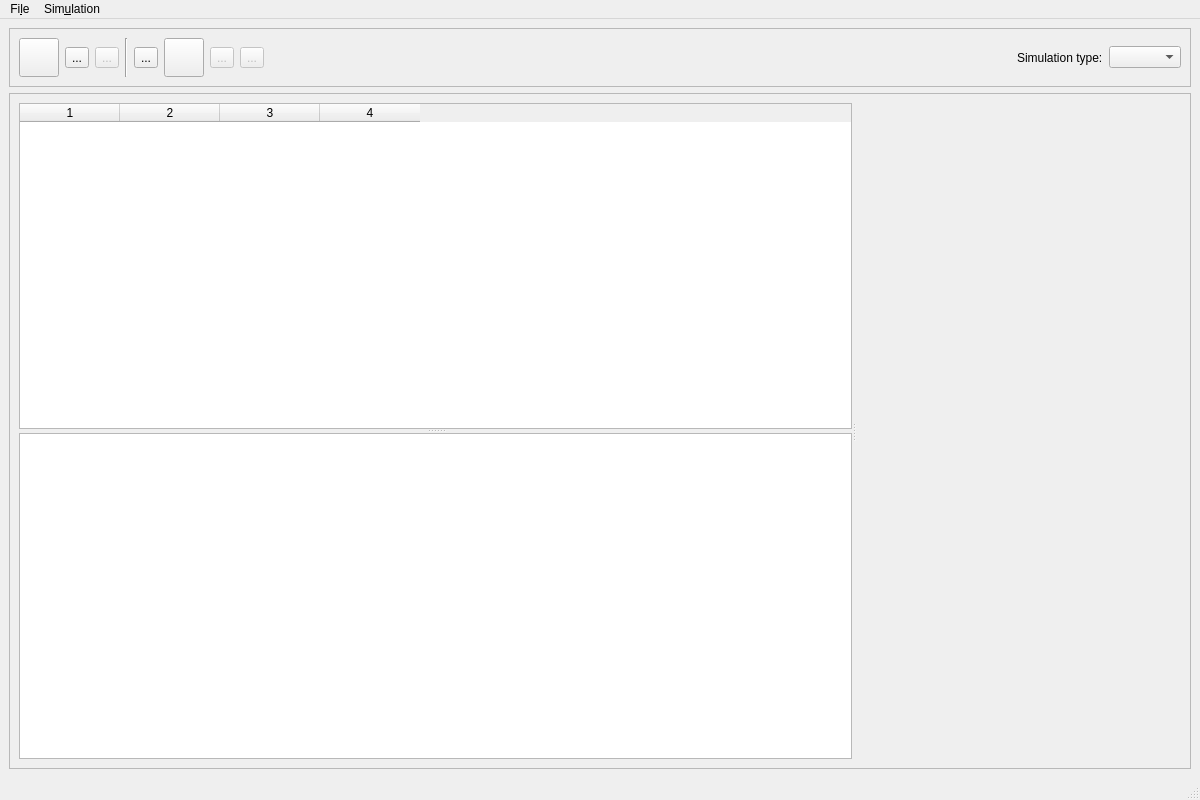
<?xml version="1.0" encoding="UTF-8"?>
<ui version="4.0">
 <class>MainWindow</class>
 <widget class="QMainWindow" name="MainWindow">
  <property name="geometry">
   <rect>
    <x>0</x>
    <y>0</y>
    <width>1200</width>
    <height>800</height>
   </rect>
  </property>
  <property name="windowTitle">
   <string>soot-dem-gui by Egor Demidov</string>
  </property>
  <widget class="QWidget" name="centralwidget">
   <layout class="QGridLayout" name="gridLayout_2">
    <item row="0" column="0">
     <layout class="QVBoxLayout" name="verticalLayout">
      <item>
       <widget class="QFrame" name="frame">
        <property name="sizePolicy">
         <sizepolicy hsizetype="Preferred" vsizetype="Fixed">
          <horstretch>0</horstretch>
          <verstretch>1</verstretch>
         </sizepolicy>
        </property>
        <property name="frameShape">
         <enum>QFrame::Shape::StyledPanel</enum>
        </property>
        <property name="frameShadow">
         <enum>QFrame::Shadow::Raised</enum>
        </property>
        <layout class="QHBoxLayout" name="horizontalLayout_2">
         <item>
          <widget class="QToolButton" name="newButton">
           <property name="toolTip">
            <string>Initialize a new simulation</string>
           </property>
           <property name="statusTip">
            <string>New Simulation</string>
           </property>
           <property name="whatsThis">
            <string/>
           </property>
           <property name="text">
            <string/>
           </property>
           <property name="icon">
            <iconset resource="icons/icons.qrc">
             <normaloff>:/icons/new.png</normaloff>:/icons/new.png</iconset>
           </property>
           <property name="iconSize">
            <size>
             <width>32</width>
             <height>32</height>
            </size>
           </property>
           <property name="shortcut">
            <string>Ctrl+N</string>
           </property>
          </widget>
         </item>
         <item>
          <widget class="QToolButton" name="openButton">
           <property name="toolTip">
            <string>Open an existing simulation</string>
           </property>
           <property name="statusTip">
            <string>Open Simulation</string>
           </property>
           <property name="text">
            <string>...</string>
           </property>
           <property name="icon">
            <iconset resource="icons/icons.qrc">
             <normaloff>:/icons/open.png</normaloff>:/icons/open.png</iconset>
           </property>
           <property name="iconSize">
            <size>
             <width>32</width>
             <height>32</height>
            </size>
           </property>
           <property name="shortcut">
            <string>Ctrl+O</string>
           </property>
          </widget>
         </item>
         <item>
          <widget class="QToolButton" name="saveButton">
           <property name="enabled">
            <bool>false</bool>
           </property>
           <property name="toolTip">
            <string>Save the simulation configuration</string>
           </property>
           <property name="statusTip">
            <string>Save Simulation</string>
           </property>
           <property name="text">
            <string>...</string>
           </property>
           <property name="icon">
            <iconset resource="icons/icons.qrc">
             <normaloff>:/icons/save.png</normaloff>:/icons/save.png</iconset>
           </property>
           <property name="iconSize">
            <size>
             <width>32</width>
             <height>32</height>
            </size>
           </property>
           <property name="shortcut">
            <string>Ctrl+S</string>
           </property>
          </widget>
         </item>
         <item>
          <widget class="Line" name="line">
           <property name="orientation">
            <enum>Qt::Orientation::Vertical</enum>
           </property>
          </widget>
         </item>
         <item>
          <widget class="QToolButton" name="playButton">
           <property name="toolTip">
            <string>Advance simulation by one step</string>
           </property>
           <property name="statusTip">
            <string>Advance Simulation One Step</string>
           </property>
           <property name="text">
            <string>...</string>
           </property>
           <property name="icon">
            <iconset resource="icons/icons.qrc">
             <normaloff>:/icons/play.png</normaloff>:/icons/play.png</iconset>
           </property>
           <property name="iconSize">
            <size>
             <width>32</width>
             <height>32</height>
            </size>
           </property>
           <property name="shortcut">
            <string>Ctrl+R</string>
           </property>
          </widget>
         </item>
         <item>
          <widget class="QToolButton" name="playAllButton">
           <property name="toolTip">
            <string>Advance simulation continuously</string>
           </property>
           <property name="statusTip">
            <string>Advance Simulation Continuously</string>
           </property>
           <property name="text">
            <string/>
           </property>
           <property name="icon">
            <iconset resource="icons/icons.qrc">
             <normaloff>:/icons/play_all.png</normaloff>:/icons/play_all.png</iconset>
           </property>
           <property name="iconSize">
            <size>
             <width>32</width>
             <height>32</height>
            </size>
           </property>
           <property name="shortcut">
            <string>Ctrl+Alt+R</string>
           </property>
           <property name="toolButtonStyle">
            <enum>Qt::ToolButtonStyle::ToolButtonIconOnly</enum>
           </property>
          </widget>
         </item>
         <item>
          <widget class="QToolButton" name="pauseButton">
           <property name="enabled">
            <bool>false</bool>
           </property>
           <property name="toolTip">
            <string>Pause continuous simulation</string>
           </property>
           <property name="statusTip">
            <string>Pause Continuous Simulation</string>
           </property>
           <property name="text">
            <string>...</string>
           </property>
           <property name="icon">
            <iconset resource="icons/icons.qrc">
             <normaloff>:/icons/pause.png</normaloff>:/icons/pause.png</iconset>
           </property>
           <property name="iconSize">
            <size>
             <width>32</width>
             <height>32</height>
            </size>
           </property>
           <property name="shortcut">
            <string>Ctrl+P</string>
           </property>
          </widget>
         </item>
         <item>
          <widget class="QToolButton" name="resetButton">
           <property name="enabled">
            <bool>false</bool>
           </property>
           <property name="toolTip">
            <string>Reset simulation state</string>
           </property>
           <property name="statusTip">
            <string>Reset Simulation</string>
           </property>
           <property name="text">
            <string>...</string>
           </property>
           <property name="icon">
            <iconset resource="icons/icons.qrc">
             <normaloff>:/icons/reset.png</normaloff>:/icons/reset.png</iconset>
           </property>
           <property name="iconSize">
            <size>
             <width>32</width>
             <height>32</height>
            </size>
           </property>
          </widget>
         </item>
         <item>
          <spacer name="horizontalSpacer">
           <property name="orientation">
            <enum>Qt::Orientation::Horizontal</enum>
           </property>
           <property name="sizeType">
            <enum>QSizePolicy::Policy::Expanding</enum>
           </property>
           <property name="sizeHint" stdset="0">
            <size>
             <width>40</width>
             <height>20</height>
            </size>
           </property>
          </spacer>
         </item>
         <item>
          <widget class="QLabel" name="label">
           <property name="text">
            <string>Simulation type:</string>
           </property>
          </widget>
         </item>
         <item>
          <widget class="QComboBox" name="simulationTypeSelector"/>
         </item>
        </layout>
       </widget>
      </item>
     </layout>
    </item>
    <item row="1" column="0">
     <widget class="QFrame" name="frame_2">
      <property name="sizePolicy">
       <sizepolicy hsizetype="Preferred" vsizetype="Expanding">
        <horstretch>0</horstretch>
        <verstretch>0</verstretch>
       </sizepolicy>
      </property>
      <property name="frameShape">
       <enum>QFrame::Shape::StyledPanel</enum>
      </property>
      <property name="frameShadow">
       <enum>QFrame::Shadow::Raised</enum>
      </property>
      <layout class="QVBoxLayout" name="verticalLayout_2">
       <item>
        <widget class="QSplitter" name="splitter_2">
         <property name="focusPolicy">
          <enum>Qt::FocusPolicy::ClickFocus</enum>
         </property>
         <property name="orientation">
          <enum>Qt::Orientation::Horizontal</enum>
         </property>
         <widget class="QSplitter" name="splitter">
          <property name="sizePolicy">
           <sizepolicy hsizetype="Expanding" vsizetype="Expanding">
            <horstretch>1</horstretch>
            <verstretch>0</verstretch>
           </sizepolicy>
          </property>
          <property name="orientation">
           <enum>Qt::Orientation::Vertical</enum>
          </property>
          <widget class="QTableWidget" name="parameterTable">
           <property name="toolTip">
            <string/>
           </property>
           <property name="statusTip">
            <string>Edit simulation parameters</string>
           </property>
           <property name="rowCount">
            <number>0</number>
           </property>
           <property name="columnCount">
            <number>4</number>
           </property>
           <attribute name="verticalHeaderVisible">
            <bool>false</bool>
           </attribute>
           <column/>
           <column/>
           <column/>
           <column/>
          </widget>
          <widget class="QPlainTextEdit" name="stdoutBox">
           <property name="toolTip">
            <string/>
           </property>
           <property name="statusTip">
            <string>DEM engine standard output</string>
           </property>
           <property name="readOnly">
            <bool>true</bool>
           </property>
           <property name="plainText">
            <string/>
           </property>
           <property name="placeholderText">
            <string/>
           </property>
          </widget>
         </widget>
         <widget class="QWidget" name="previewWidget" native="true">
          <property name="sizePolicy">
           <sizepolicy hsizetype="Expanding" vsizetype="Expanding">
            <horstretch>1</horstretch>
            <verstretch>0</verstretch>
           </sizepolicy>
          </property>
          <property name="baseSize">
           <size>
            <width>0</width>
            <height>0</height>
           </size>
          </property>
          <property name="font">
           <font>
            <family>Monospace</family>
           </font>
          </property>
          <property name="statusTip">
           <string>Latest dump preview</string>
          </property>
         </widget>
        </widget>
       </item>
      </layout>
     </widget>
    </item>
   </layout>
  </widget>
  <widget class="QMenuBar" name="menubar">
   <property name="geometry">
    <rect>
     <x>0</x>
     <y>0</y>
     <width>1200</width>
     <height>26</height>
    </rect>
   </property>
   <property name="nativeMenuBar">
    <bool>true</bool>
   </property>
   <widget class="QMenu" name="menuFile">
    <property name="title">
     <string>Fi&amp;le</string>
    </property>
    <addaction name="actionNew"/>
    <addaction name="actionSave"/>
    <addaction name="actionSaveAs"/>
    <addaction name="actionOpen"/>
   </widget>
   <widget class="QMenu" name="menuSimulation">
    <property name="title">
     <string>Sim&amp;ulation</string>
    </property>
    <addaction name="actionAdvance_One_Step"/>
    <addaction name="actionAdvance_Continuously"/>
    <addaction name="actionPause"/>
    <addaction name="actionStop"/>
   </widget>
   <addaction name="menuFile"/>
   <addaction name="menuSimulation"/>
  </widget>
  <widget class="QStatusBar" name="statusbar"/>
  <action name="actionSave">
   <property name="text">
    <string>&amp;Save</string>
   </property>
  </action>
  <action name="actionSaveAs">
   <property name="text">
    <string>Sa&amp;ve As</string>
   </property>
  </action>
  <action name="actionOpen">
   <property name="text">
    <string>&amp;Open</string>
   </property>
  </action>
  <action name="actionAdvance_One_Step">
   <property name="text">
    <string>&amp;Advance One Step</string>
   </property>
  </action>
  <action name="actionAdvance_Continuously">
   <property name="text">
    <string>Advance &amp;Continuously</string>
   </property>
  </action>
  <action name="actionPause">
   <property name="text">
    <string>&amp;Pause</string>
   </property>
  </action>
  <action name="actionNew">
   <property name="text">
    <string>&amp;New</string>
   </property>
  </action>
  <action name="actionStop">
   <property name="text">
    <string>Stop</string>
   </property>
  </action>
 </widget>
 <resources>
  <include location="icons/icons.qrc"/>
  <include location="fonts/fonts.qrc"/>
 </resources>
 <connections/>
</ui>
